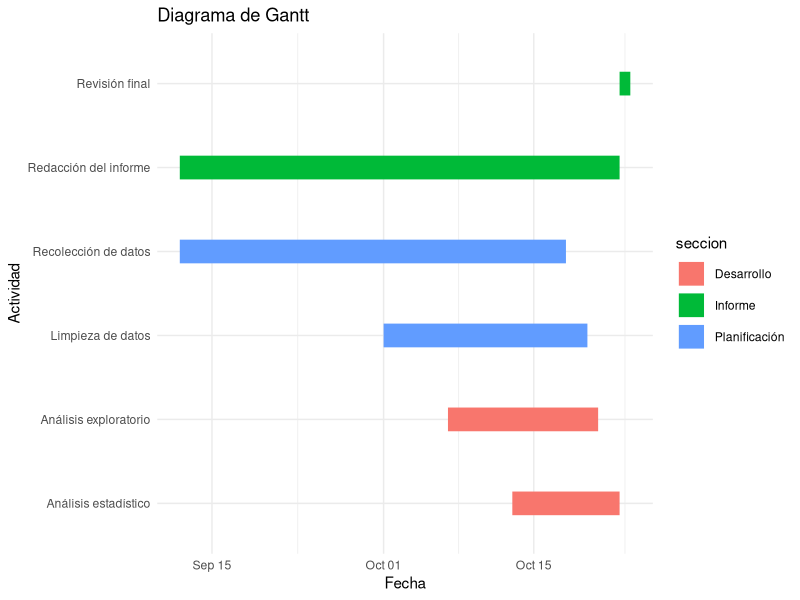

The R source for this figure: (Note: this script raises an error after producing the figure.)
## ---- chunk 1
library(ggplot2)

tareas <- data.frame(
  tarea = c(
    "Recolección de datos",
    "Limpieza de datos",
    "Análisis exploratorio",
    "Análisis estadístico",
    "Redacción del informe",
    "Revisión final"
  ),
  inicio = as.Date(c(
    "2026-09-12", "2026-10-01", "2026-10-07", "2026-10-13", "2026-09-12", "2026-10-23"
  )),
  fin = as.Date(c(
    "2026-10-18", "2026-10-20", "2026-10-21", "2026-10-23", "2026-10-23", "2026-10-24"
  )),
  seccion = c(
    "Planificación",
    "Planificación",
    "Desarrollo",
    "Desarrollo",
    "Informe",
    "Informe"
  )
)

ggplot(tareas,
       aes(x = inicio,
           xend = fin,
           y = tarea,
           yend = tarea,
           color = seccion)) +
  geom_segment(linewidth = 8) +
  labs(title = "Diagrama de Gantt",
       x = "Fecha",
       y = "Actividad") +
  theme_minimal()
## ---- chunk 2
DF3<-read_csv("DF3.csv")
## ---- chunk 3
sd(DF3$consultas, na.rm = T) / abs(mean(DF3$consultas, na.rm = T))
## ---- chunk 4
boxplot(DF3$consultas,
        main = "Boxplot - Número de consultas a la IA",
        ylab = "Cantidad de consultas",
        col = "gray80")
legend("topright",
       legend = paste("Mediana =", median(DF3$consultas, na.rm = TRUE), "\nQ3 =", quantile(DF3$consultas, 0.75, na.rm = T, type = 3)), bty = "n")
## ---- chunk 5
barplot(table(DF3$consultas),
        main = "Diagrama de barras - Número de consultas a la IA",
        xlab = "Cantidad de consultas",
        ylab = "Frecuencia de cada cantidad",
        col = "gray80")
## ---- chunk 6
table(DF3$comprension)
round(prop.table(table(DF3$comprension)) * 100, 2)
round(cumsum(prop.table(table(DF3$comprension))) * 100, 2)
## ---- chunk 7
DF3 %>%
  count(comprension) %>%
  mutate(p = n / sum(n) * 100) %>%
  ggplot(aes(x = comprension, y = p, fill = comprension)) +
  geom_col(color = "black", width = 0.75) +
  geom_text(aes(label = paste0(round(p, 2), "%")), vjust = -0.5, size = 3.5) +
  scale_fill_manual(values = c("gray92", "gray80", "gray66", "gray50", "gray35")) +
  labs(title = "Proporción de registros según nivel de comprensión",
       x = "Nivel de comprensión", y = "Porcentaje de registros (%)") +
  theme_minimal() +
  theme(legend.position = "none")
## ---- chunk 8
summary(DF3$sueno)
round(sd(DF3$sueno),2)
IQR(DF3$sueno)
round(sd(DF3$sueno) / mean(DF3$sueno),2) #CV
## ---- chunk 9
boxplot(DF3$sueno,
        main = "Horas de sueño",
        ylab = "Horas",
        col = "gray80")
## ---- chunk 10
hist(DF3$sueno,
     main = "Horas de sueño",
     xlab = "Horas",
     col = "gray80",
     ylab = "Frecuencia")
axis(1, at = 0:ceiling(max(DF3$sueno)))
abline(v = mean(DF3$sueno, na.rm = TRUE), col = "firebrick", lwd = 2, lty = 2)
legend("topright",
       legend = paste("Media =", round(mean(DF3$sueno, na.rm = TRUE), 2)),
       col = "firebrick", lty = 2, lwd = 2, bty = "n")
## ---- chunk 11
boxplot(consultas ~ satisfaccion, data = DF3,
        main = "Nivel de satisfacción vs Número de consultas",
        xlab = "Nivel de satisfacción",
        ylab = "Cantidad de consultas")
## ---- chunk 12
quantile(DF3$consultas[DF3$satisfaccion == 3], 0.3, na.rm = T, type = 3)
quantile(DF3$consultas[DF3$satisfaccion == 4], 0.3, na.rm = T, type = 3)
quantile(DF3$consultas[DF3$satisfaccion == 5], 0.3, na.rm = T, type = 3)
## ---- chunk 13
cor.test(DF3$consultas,DF3$estudio,method="spearman")
## ---- chunk 14
ggplot(DF3, aes(x = consultas, y = estudio)) +
  geom_point(color = "navy", size = 2.5) +
  labs(
    title = "Consultas vs. horas de estudio",
    x = "Consultas a la IA",
    y = "Horas de estudio"
  )
## ---- chunk 15
DFC <- DF3[DF3$uso_ia == "Usó IA", ]
DFC$curso <- toupper(DFC$curso)
DFC$uso <- as.character(DFC$uso)
DFC <- DFC[DFC$curso %in% c("CC1105", "CS2031", "CC2101", "CS2013"), ]
DFC <- DFC[DFC$uso %in% c("Resolver ejercicios", "Resumir", "Programar", "Redactar"), ]
nrow(DFC)
## ---- chunk 16
tabla <- table(DFC$curso, DFC$uso)
tabla
round(prop.table(tabla, 1) * 100, 2)
## ---- chunk 17
DFC %>%
  count(curso, uso) %>%
  group_by(curso) %>%
  mutate(p = n / sum(n) * 100) %>%
  ggplot(aes(x = curso, y = p, fill = uso)) +
  geom_col(width = 0.75) +
  geom_text(aes(label = paste0(round(p, 1), "%")),
            position = position_stack(vjust = 0.5), size = 3) +
  scale_fill_manual(values = c("gray92", "gray78", "gray64", "gray50")) +
  labs(title = "Proporción de usos de la IA según el curso",
       x = "Curso", y = "Porcentaje de registros (%)", fill = "Uso principal") +
  theme_minimal()
## ---- chunk 18
DF3 %>%
  filter(uso_ia == "Usó IA") %>%
  mutate(
    uso_g = if_else(uso %in% c("Resolver ejercicios", "Resumir",
                                "Programar", "Redactar", "No usó IA"),
                     as.character(uso), "Otros"),
    ahorro = if_else(tareas == 0, "Sin tareas ahorradas", "Con tareas ahorradas")
  ) %>%
  count(uso_g, ahorro) %>%
  tidyr::pivot_wider(names_from = ahorro, values_from = n, values_fill = 0) %>%
  {
    tabla <- .[, c("uso_g", "Sin tareas ahorradas", "Con tareas ahorradas")]
    m <- t(as.matrix(tabla[, -1]))
    colnames(m) <- tabla$uso_g
    barplot(m,
            main = "Tareas ahorradas según el uso de IA",
            ylab = "Cantidad de registros",
            xlab = "Uso principal",
            col = c("gray85", "gray45"))
    legend("topleft",
           legend = c("Sin ahorro", "Con ahorro"),
           fill = c("gray85", "gray45"),
           cex = 0.8)
  }
## ---- chunk 19
DF3 %>%
  filter(uso_ia == "Usó IA") %>%
  mutate(uso_g = if_else(uso %in% c("Resolver ejercicios", "Resumir",
                                     "Programar", "Redactar", "No usó IA"),
                          as.character(uso), "Otros")) %>%
  group_by(uso_g) %>%
  summarise(
    registros   = n(),
    ta_ahorrada = round(mean(tareas > 0, na.rm = TRUE) * 100,2),

  ) %>%
  rename(Uso = uso_g)
## ---- chunk 20
boxplot(sueno ~ comprension, data = DF3,
        main = "Sueño según comprensión",
        xlab = "Comprensión",
        ylab = "Horas de sueño",
        col = c("gray92", "gray80", "gray66", "gray50", "gray35"))
abline(h = mean(DF3$sueno, na.rm = TRUE), col = "firebrick", lwd = 2, lty = 2)
legend("topright",
       legend = paste("Media =", round(mean(DF3$sueno, na.rm = TRUE), 2)),
       col = "firebrick", lty = 2, lwd = 2, bty = "n")
## ---- chunk 21
DF3%>%group_by(comprension)%>% summarise(n=n(),
    Q1= quantile(sueno, 0.25, na.rm = TRUE),
    Mediana = quantile(sueno, 0.5 ,na.rm = TRUE),
    Q3= quantile(sueno, 0.75, na.rm = TRUE),
    RIC     = IQR(sueno, na.rm = TRUE),
    Media = mean(sueno,na.rm=TRUE),
    CV = (sd(sueno,na.rm=TRUE)/mean(sueno,na.rm=TRUE))
                                         )
## ---- chunk 22
GRUPO <- 6
DF3_grupo <- DF_GesNulos %>% filter(Grupo == GRUPO)
nrow(DF3_grupo)
## ---- chunk 23
consultas_cat <- cut(DF3$consultas,
                     breaks = c(0, 1, 11, 21, 31, Inf),
                     right = FALSE,
                     labels = c("Sin uso", "Bajo", "Moderado",
                                "Frecuente", "Muy frecuente"))

frec_con <- table(consultas_cat)
prob_con <- prop.table(frec_con)
frec_con
round(prob_con, 4)
## ---- chunk 24
sum(prob_con)
## ---- chunk 25
barplot(prob_con,
        main = "Probabilidad empírica del nivel de uso de IA",
        xlab = "Nivel de uso (según número de consultas)",
        ylab = "Probabilidad",
        col = "gray70",
        ylim = c(0, 0.6))
## ---- chunk 26
frec_sat <- table(DF3$satisfaccion)
prob_sat <- prop.table(frec_sat)
frec_sat
round(prob_sat, 4)
## ---- chunk 27
sum(prob_sat)
## ---- chunk 28
barplot(prob_sat,
        main = "Probabilidad empírica de la satisfacción",
        xlab = "Nivel de satisfacción (1 = muy baja, 5 = muy alta)",
        ylab = "Probabilidad",
        col = "gray70",
        ylim = c(0, 0.6))
## ---- chunk 29
P_A = nrow(DF3 %>% filter(comprension == "Alto")) / nrow(DF3)
paste("Probabilidad de A:", P_A)
## ---- chunk 30
P_B = nrow(DF3 %>% filter(5 <= consultas & consultas <= 15)) / nrow(DF3)
paste("Probabilidad de B:", P_B)
## ---- chunk 31
P_A_dado_B = nrow(DF3 %>% filter(5 <= consultas & consultas <= 15 & comprension == "Alto")) / nrow(DF3 %>% filter(5 <= consultas & consultas <= 15))

P_A_dado_B
## ---- chunk 32
P_A_inter_B<- nrow(DF3 %>% filter(5 <= consultas & consultas <= 15 & comprension == "Alto")) / nrow(DF3)
round(P_A_inter_B,2) == round(P_A* P_B,2)
round(P_A_inter_B,3) == round(P_A* P_B,3)
P_A_dado_B==P_A
## ---- chunk 33

P_A_U_B<-P_A+P_B-P_A_inter_B
P_A_comp<-1-P_A
P_B_comp<-1-P_B

#leyes de morgan

P_A_U_B_comp<-1-P_A_U_B
P_A_inter_B_comp<-1-P_A_inter_B
P_A_U_B
P_A_comp
P_B_comp
P_A_U_B_comp
P_A_inter_B_comp
## ---- chunk 34
P_A_dado_noB = nrow(DF3 %>% filter((consultas < 5 | 15 < consultas) & comprension == "Alto")) / nrow(DF3 %>% filter(consultas < 5 | 15 < consultas))

P_A_dado_noB
## ---- chunk 35
P_noB = 1 - P_B
P_noB
## ---- chunk 36
( P_A_dado_B * P_B ) / ( P_A_dado_B * P_B + P_A_dado_noB * P_noB )
## ---- chunk 37
directo <- nrow(DF3 %>% filter(5 <= consultas & consultas <= 15 & comprension == "Alto")) / nrow(DF3 %>% filter(comprension == "Alto"))
directo
## ---- chunk 38
exito <- DF3$consultas > 20
p <- mean(exito)
q <- 1 - p
## ---- chunk 39
N <- length(exito)
k_all <- 1:N
pmf <- dgeom(k_all - 1, p)
cdf_izq <- pgeom(k_all - 1, p)        # P(X <= k)
cdf_der <- q^(k_all - 1)              # P(X >= k)
sum(pmf)                              # validación: ≈ 1

espera <- diff(c(0, which(exito)))
ks <- 1:20
emp <- sapply(ks, function(i) mean(espera == i))

par(mfrow = c(1, 2))

# Distribución completa (1 a N)
plot(k_all, pmf, type = "h", xlab = "k", ylab = "P(X = k)",
     main = "Distribución completa (1 a N)")

## ---- chunk 40
# Zoom: teórica vs. empírica
plot(ks, pmf[ks], type = "h", lwd = 3, xlab = "k", ylab = "P(X = k)",
     ylim = c(0, max(pmf[ks], emp)),
     main = "Zoom: teórica vs. empírica")
points(ks, emp, pch = 16, col = "firebrick")
abline(v = 1/p, lty = 2, col = "gray40")
legend("topright", legend = c("Teórica", "Empírica", "E(X)"),
       lty = c(1, NA, 2), pch = c(NA, 16, NA),
       col = c("black", "firebrick", "gray40"), bty = "n")

par(mfrow = c(1, 1))
## ---- chunk 41
# Acumulada hacia la izquierda
plot(ks, cdf_izq[ks], type = "s", xlab = "k", ylab = "P(X <= k)",
     main = "Acumulada hacia la izquierda")
## ---- chunk 42
# Acumulada hacia la derecha
plot(ks, cdf_der[ks], type = "s", xlab = "k", ylab = "P(X >= k)",
     main = "Acumulada hacia la derecha")
## ---- chunk 43
data.frame(k = ks, `P(X=k)` = round(pmf[ks], 4), empirica = round(emp, 4),
           `P(X<=k)` = round(cdf_izq[ks], 4), `P(X>=k)` = round(cdf_der[ks], 4),
           check.names = FALSE)
## ---- chunk 44
n_tar <- 10
p_tar <- mean(DF3$tareas >= 3)
p_tar
## ---- chunk 45
E_tar <- n_tar * p_tar
V_tar <- n_tar * p_tar * (1 - p_tar)
SD_tar <- sqrt(V_tar)
CV_tar <- SD_tar / E_tar
## ---- chunk 46
dbinom(3, n_tar, p_tar)
## ---- chunk 47
pbinom(2, n_tar, p_tar)
## ---- chunk 48
set.seed(6)
mezcla <- sample(DF3$tareas)
n_grupos <- floor(length(mezcla) / 10)
grupos <- matrix(mezcla[1:(n_grupos * 10)] >= 3, nrow = 10)
exitos <- colSums(grupos)
mean(exitos)
## ---- chunk 49
teorica <- dbinom(0:10, n_tar, p_tar)
empirica <- table(factor(exitos, levels = 0:10)) / length(exitos)

barplot(rbind(teorica, empirica),
        beside = TRUE,
        names.arg = 0:10,
        col = c("gray40", "gray80"),
        legend.text = c("Binomial", "Datos"),
        main = "Binomial vs. datos",
        xlab = "Número de registros con 3 o más tareas (de 10)",
        ylab = "Probabilidad")
## ---- chunk 50
#Datos basicos 
media_ <- mean(DF3$sueno,na.rm=TRUE)
mediana_<-median(DF3$sueno,na.rm=TRUE)
var_<-var(DF3$sueno,na.rm=TRUE)
sd_ <- sd(DF3$sueno,na.rm=TRUE)
lambda_ <- 1 / media_  
min_ <- min(DF3$sueno,na.rm=TRUE)
max_ <- max(DF3$sueno,na.rm=TRUE)

cv_<-(sd_/media_)*100

# con probability= TRUE sirve para el cambio de escala para que represente la densidad de probabilidad 

hist(DF3$sueno, probability = TRUE, col = "lightgray", border = "white", 
     main = "Distribuciones Continuas",
     xlab = "Horas de sueño", ylab = "Densidad" )


# Normal

#el uso de dnorm() es la funcion de densidad de la probabilidad normal el cual usa x que es la variable independiente, despues el caso de from y to definen los limites de calculo y dibujo

curve(dnorm(x, mean = media_, sd = sd_), col = "forestgreen", lwd = 2, add = TRUE, from = min_, to = max_)

# Exponencial

# el uso de lambda es debido a la teoria que relaciona la media y la tasa 

curve(dexp(x, rate = lambda_), col = "dodgerblue", lwd = 2, add = TRUE, from = min_, to = max_)

# Uniforme 

# El uso de min y max es debido a la propia formula de la densidad de probabilidad 

curve(dunif(x, min = min_, max = max_), col = "purple", lwd = 2, add = TRUE, from = min_, to = max_)

legend("topright", legend = c("Distribución Normal", "Distribucion Exponencial", "Distribucion Uniforme"),
       col = c("forestgreen", "dodgerblue","purple"), lty=1, lwd=2)
## ---- chunk 51
#simetria
mediana_
media_
## ---- chunk 52
cv_
## ---- chunk 53
max_-min_
sd_*sqrt(12)

sd_^2
((max_-min_)^2)/12
## ---- chunk 54
sd_
media_
## ---- chunk 55
prob_4_teo<-pnorm(q=4,mean=media_, sd=sd_)
prob_4_teo
## ---- chunk 56
prob_4_empirica<-mean(DF3$sueno<=4,na.rm=TRUE)
prob_4_empirica

prob_4_empirica-prob_4_teo
## ---- chunk 57
estudio <- DF3$estudio

media_estudio <- mean(estudio, na.rm = TRUE)
min_estudio <- min(estudio, na.rm = TRUE)
max_estudio <- max(estudio, na.rm = TRUE)
prom_estudio <- mean(estudio, na.rm = TRUE)
std_estudio <- sd(estudio, na.rm = TRUE)
lambda_estudio <- 1 / media_estudio

hist(estudio, probability = TRUE,
     main = "Distribuciones Continuas VS Densidad Muestral",
     xlab = "Número de horas diarias de estudio", ylab = "Densidad muestral")

# Normal
curve(dnorm(x, mean = media_estudio, sd = std_estudio), col = "forestgreen", lwd = 2, add = TRUE, from = min_estudio, to = max_estudio)

# Exponencial
curve(dexp(x, rate = lambda_estudio), col = "dodgerblue", lwd = 2, add = TRUE, from = min_estudio, to = max_estudio)

# Uniforme
curve(dunif(x, min = min_estudio, max = max_estudio), col = "purple", lwd = 2, add = TRUE, from = min_estudio, to = max_estudio)

legend("topright", legend = c("Distribución Normal", "Distribución Exponencial", "Distribución Uniforme"),
       col = c("forestgreen", "dodgerblue", "purple"), lwd = c(3, 3, 3), lty = c(1, 1, 1))
## ---- chunk 58
paste("Esperanza Uniforme:", (min_estudio + max_estudio) / 2)
paste("Promedio Muestral:", prom_estudio)
## ---- chunk 59
paste("Varianza Uniforme:", (max_estudio - min_estudio)^2 / 12)
paste("Varianza Muestral:", std_estudio^2)
## ---- chunk 60
median(estudio, na.rm = T)
prom_estudio
## ---- chunk 61
paste("Esperanza Exponencial:", 1 / lambda_estudio)
paste("Promedio Muestral:", prom_estudio)
## ---- chunk 62
paste("Varianza Exponencial:", 1 / lambda_estudio^2)
paste("Varianza Muestral:", std_estudio^2)
## ---- chunk 63
pexp(8, lambda_estudio) - pexp(5, lambda_estudio)
## ---- chunk 64
nrow(DF3 %>% filter(5 < estudio & estudio <= 8)) / nrow(DF3)
